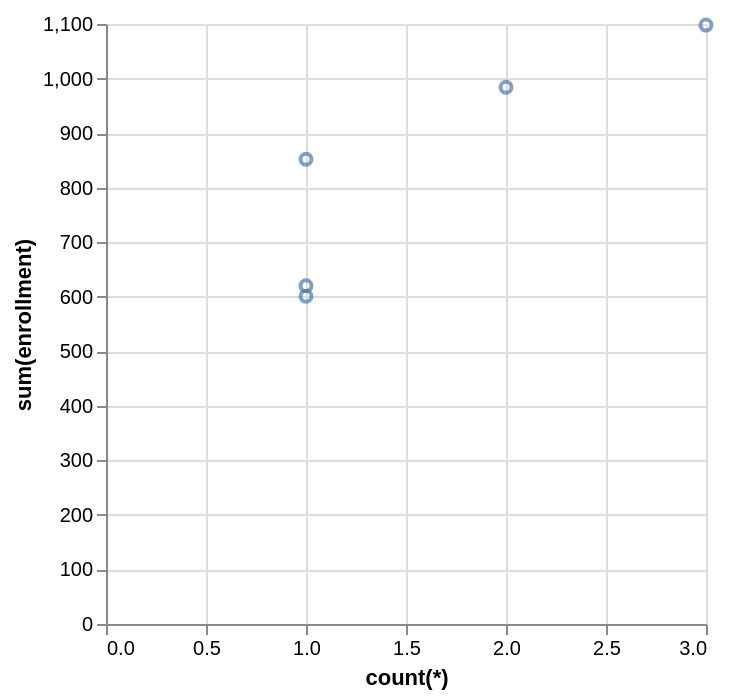

Source (Vega-Lite JSON):
### Vega-Lite specification from a JSON file in a GitHub repository (floating-point values rounded to 4 significant figures)
{"data": {"values": [{"x_data": 1, "y_data": 601}, {"x_data": 1, "y_data": 852}, {"x_data": 3, "y_data": 1098}, {"x_data": 2, "y_data": 984}, {"x_data": 1, "y_data": 620}]}, "mark": "point", "encoding": {"x": {"field": "x_data", "type": "quantitative", "title": "count(*)"}, "y": {"field": "y_data", "type": "quantitative", "title": "sum(enrollment)"}}}
